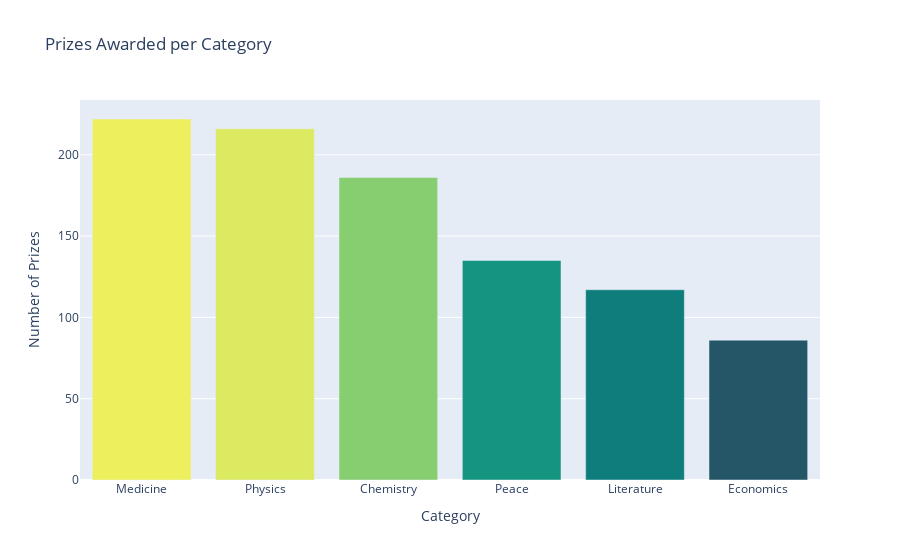

Source (notebook cell):
### Code cell
per_category = df_data.category.value_counts()

per_category_bar = px.bar(
    x=per_category.index,
    y=per_category.values,
    color=per_category.values,
    color_continuous_scale="Aggrnyl",
    title="Prizes Awarded per Category"
)

per_category_bar.update_layout(
    xaxis_title="Category",
    coloraxis_showscale=False,
    yaxis_title="Number of Prizes"
)

per_category_bar.show()

### Figure 1 — Plotly figure (JSON) as saved in the notebook; plotly's stock layout.template omitted (floating-point values rounded to 4 significant figures)
{"data": [{"alignmentgroup": "True", "hovertemplate": "x=%{x}<br>y=%{y}<br>color=%{marker.color}<extra></extra>", "legendgroup": "", "marker": {"color": [222, 216, 186, 135, 117, 86], "coloraxis": "coloraxis", "pattern": {"shape": ""}}, "name": "", "offsetgroup": "", "orientation": "v", "showlegend": false, "textposition": "auto", "type": "bar", "x": ["Medicine", "Physics", "Chemistry", "Peace", "Literature", "Economics"], "xaxis": "x", "y": [222, 216, 186, 135, 117, 86], "yaxis": "y"}], "layout": {"barmode": "relative", "coloraxis": {"colorbar": {"title": {"text": "color"}}, "colorscale": [[0, "rgb(36, 86, 104)"], [0.1667, "rgb(15, 114, 121)"], [0.3333, "rgb(13, 143, 129)"], [0.5, "rgb(57, 171, 126)"], [0.6667, "rgb(110, 197, 116)"], [0.8333, "rgb(169, 220, 103)"], [1, "rgb(237, 239, 93)"]], "showscale": false}, "legend": {"tracegroupgap": 0}, "title": {"text": "Prizes Awarded per Category"}, "xaxis": {"anchor": "y", "domain": [0, 1], "title": {"text": "Category"}}, "yaxis": {"anchor": "x", "domain": [0, 1], "title": {"text": "Number of Prizes"}}}}
